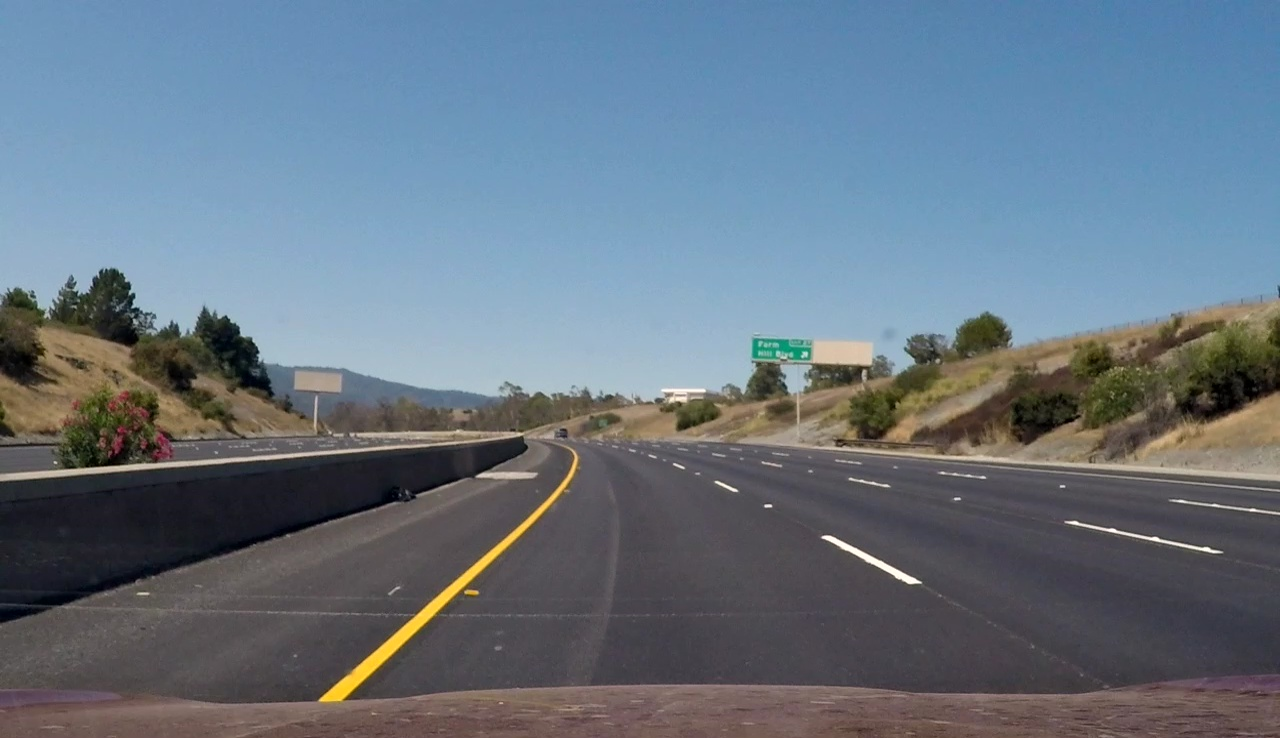
#> input picture test_images/test13.jpg, 1280 x 738 px; the run also reads 1 picture not shown here
$ jupyter execute --allow-errors project.ipynb   (shell and % lines are left out)   (older library calls are emulated)
#> lines starting #> are read from the running program, lines starting #| are printed output that depends on the picture
[cell 1]
###################################
#
# Calibration of the camera
#
##################################

import numpy as np
import cv2
import matplotlib.pyplot as plt
import matplotlib.image as mpimg
import glob

# Read in a calibration image
#
images = glob.glob('camera_cal/calibration*.jpg')

#plt.imshow(images)

# Arrays to store object points and image points from all the images

objpoints = [] #3D points in real world space
imgpoints = [] #2D points in image plane

# Prepare object points like (0,0,0), (1,0,0), (2,0,0), ..., (7,5,0)
objp = np.zeros((6*9,3), np.float32)
objp[:,:2] = np.mgrid[0:9,0:6].T.reshape(-1,2) #x,y coordinates

for fname in images:
    img = mpimg.imread(fname)
    # Convert the image in grayscale
    gray = cv2.cvtColor(img,cv2.COLOR_BGR2GRAY)

    # Find the cheesboard corners
    ret, corners = cv2.findChessboardCorners(gray, (9,6),None)

    # If corners are found, add object points, image points
    if ret == True:
        imgpoints.append(corners)
        objpoints.append(objp)

        # draw and display the corners
        img = cv2.drawChessboardCorners(img, (9,6), corners, ret)
        plt.figure()
        plt.imshow(img)

#> (the rest of this cell did not finish here and is left out)

#> (a cell that did not finish here is left out)

[cell 3]
#################################################
#
# Warp the image
#
#################################################

#Define perspective transform function
def warp(img, M):

    img = cv2.undistort(img, mtx, dist, None, mtx)

    img_size = (img.shape[1], img.shape[0])

    # Create a wrapped image - uses linear interpolation
    warped = cv2.warpPerspective(img, M, img_size, flags=cv2.INTER_LINEAR)

    return warped

#Define calibration box in source (original) and destination (desired or warped) coordinate
src = np.float32(
        [[305, 674],
         [1080, 674],
         [348, 639],
         [1028, 639]])
#> src = [[305, 674], [1080, 674], [348, 639], [1028, 639]]

#Four desired coordinates
dst = np.float32(
        [[310, 670],
         [1050, 670],
         [310, 640],
         [1050, 640]])

# Compute the perspective transform, M
M = cv2.getPerspectiveTransform(src, dst)
#> M = [[-0.702, -1.66, 1105.2], [1.07e-14, -2.28, 1042.6], [1.58e-17, -0.00257, 1]]
#> further down, img is the input picture: shape (738, 1280, 3); mean R, G, B 102.8, 116.8, 130.1

# Get perspective transform
#> (the rest of this cell did not finish here and is left out)

[cell 4]
def region_of_interest(img, vertices):
    """
    Applies an image mask.

    Only keeps the region of the image defined by the polygon
    formed from `vertices`. The rest of the image is set to black.
    """
    #defining a blank mask to start with
    mask = np.zeros_like(img)

    #defining a 3 channel or 1 channel color to fill the mask with depending on the input image
    if len(img.shape) > 2:
        channel_count = img.shape[2]  # i.e. 3 or 4 depending on your image
        ignore_mask_color = (255,) * channel_count
    else:
        ignore_mask_color = 255

    #filling pixels inside the polygon defined by "vertices" with the fill color
    cv2.fillPoly(mask, vertices, ignore_mask_color)

    #returning the image only where mask pixels are nonzero
    masked_image = cv2.bitwise_and(img, mask)
    return masked_image

#> (a cell that did not finish here is left out)

[cell 6]
from skimage import color

def convertColorSpace(img):

    imshape = img.shape


    # Grayscale image
    # NOTE: we already saw that standard grayscaling lost color information for the lane lines
    # Explore gradients in other colors spaces / color channels to see what might work better
    gray = cv2.cvtColor(img, cv2.COLOR_RGB2GRAY)

    # Sobel x
    sobelx = cv2.Sobel(gray, cv2.CV_64F, 1, 0) # Take the derivative in x
    abs_sobelx = np.absolute(sobelx) # Absolute x derivative to accentuate lines away from horizontal
    scaled_sobel_x = np.uint8(255*abs_sobelx/np.max(abs_sobelx))

    # Threshold x gradient
    thresh_min = 85
    thresh_max = 255
    sxbinary = np.zeros_like(scaled_sobel_x)
    sxbinary[(scaled_sobel_x >= thresh_min) & (scaled_sobel_x <= thresh_max)] = 1

    sobely = cv2.Sobel(gray, cv2.CV_64F, 0, 1) # Take the derivative in x
    abs_sobely = np.absolute(sobely) # Absolute x derivative to accentuate lines away from horizontal
    scaled_sobel_y = np.uint8(255*abs_sobely/np.max(abs_sobelx))
    scaled_sobel_y = np.uint8(255*abs_sobely/np.max(abs_sobelx))

    # Threshold y gradient
    thresh_min = 120
    thresh_max = 255
    sybinary = np.zeros_like(scaled_sobel_y)
    sybinary[(scaled_sobel_y >= thresh_min) & (scaled_sobel_y <= thresh_max)] = 1

    # Color Space B from LAB

    lab = color.rgb2lab(img)
#> lab: shape (738, 1280, 3) float64; mean of channels 0, 1, 2 48.1, -0.8, -8.2
    b_channel = lab[:,:,2]
    #b_channel = img[:,:,2]
    b_thresh_min = 100
    b_thresh_max = 255

    b_binary = np.zeros_like(b_channel)
    b_binary[(b_channel >= b_thresh_min) | (b_channel <= b_thresh_max)] = 1

    # Color Space R from RGB

    R = img[:,:,0]
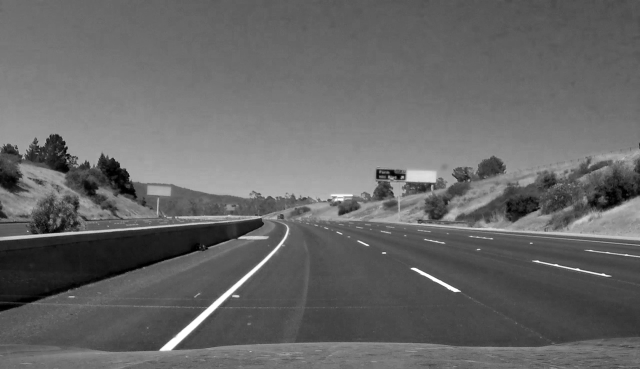
#> R: shape (738, 1280) (shown at 1/2 size); min 0, max 255, mean 102.8
    thresh = (100, 255)
    r_binary = np.zeros_like(R)
    r_binary[(R > thresh[0]) & (R <= thresh[1])] = 1

    # Color Space G from RGB

    G = img[:,:,1]
    thresh = (100, 255)
    g_binary = np.zeros_like(G)
    g_binary[(G > thresh[0]) & (G <= thresh[1])] = 1


    # HLS Space color

    hls = cv2.cvtColor(img, cv2.COLOR_RGB2HLS)
#> hls: shape (738, 1280, 3); mean of channels 0, 1, 2 91.6, 116.3, 58.9

    # Color space H
    h_channel = hls[:,:,0]
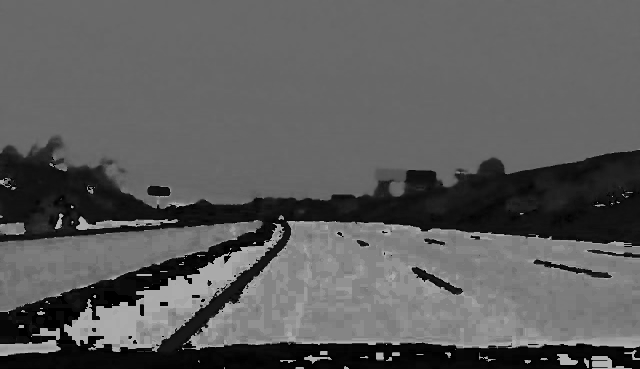
#> h_channel: shape (738, 1280) (shown at 1/2 size); min 0, max 180, mean 91.6

    h_thresh_min = 100
    h_thresh_max = 255
    h_binary = np.zeros_like(h_channel)
    h_binary[(h_channel >= h_thresh_min) & (h_channel <= h_thresh_max)] = 1

    # Color space L
    l_channel = hls[:,:,1]

    l_thresh_min = 100
    l_thresh_max = 255
    l_binary = np.zeros_like(l_channel)
    l_binary[(l_channel >= l_thresh_min) & (l_channel <= l_thresh_max)] = 1

    # Stack each channel to view their individual contributions in green and blue respectively
    # This returns a stack of the two binary images, whose components you can see as different colors


    # Color space S
    s_channel = hls[:,:,2]
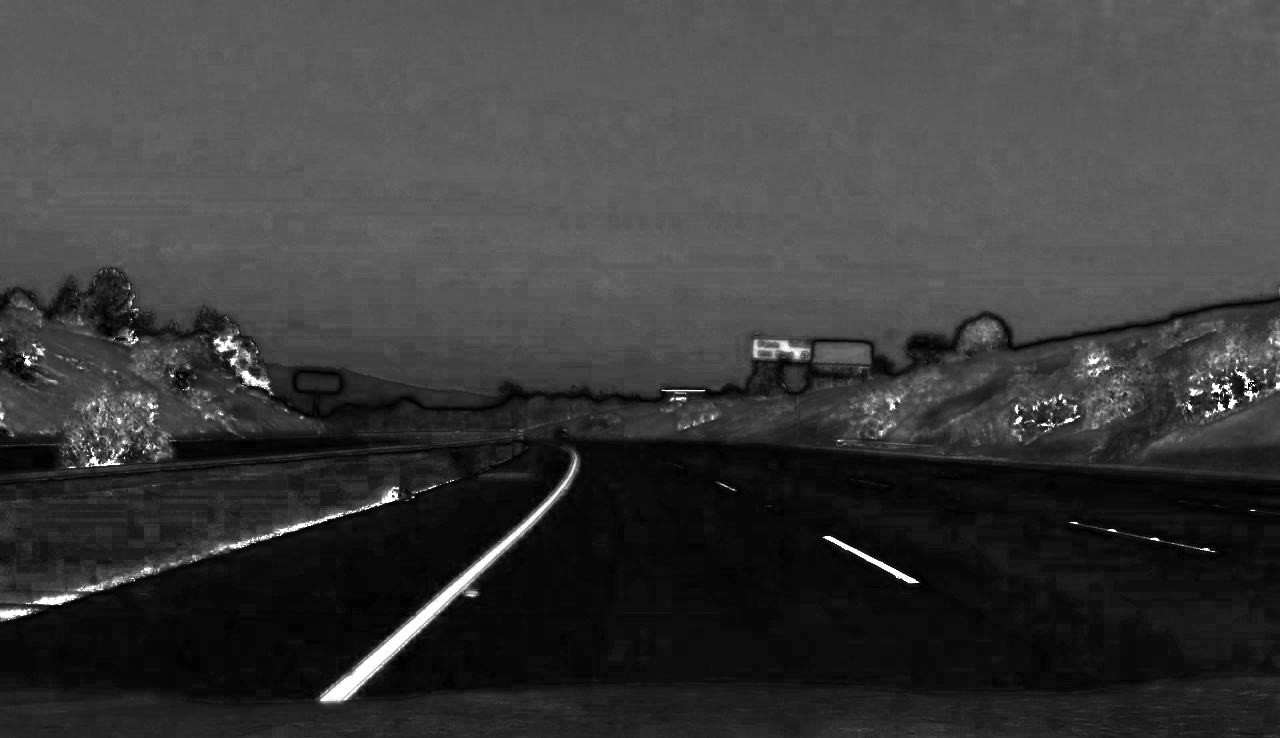
#> s_channel: shape (738, 1280); min 0, max 255, mean 58.9

    # Threshold color channel S
    s_thresh_min = 100
    s_thresh_max = 255
    s_binary = np.zeros_like(s_channel)
    s_binary[(s_channel >= s_thresh_min) & (s_channel <= s_thresh_max)] = 1

    # Stack each channel to view their individual contributions in green and blue respectively
    # This returns a stack of the two binary images, whose components you can see as different colors


    # If two of the three are activated, activate in the binary image
    combined_binary = np.zeros_like(sxbinary)

    combined_binary[((s_binary == 1) | (sxbinary == 1) | (sybinary == 1))  & ((l_binary == 1) | (sxbinary == 1) | (sybinary == 1)) & ((r_binary == 1) | (sxbinary == 1) | (sybinary == 1))  & ((g_binary == 1) | (sxbinary == 1) | (sybinary == 1)) & (((b_binary == 1) | ((sxbinary == 1) | (sybinary == 1)))) | ((h_binary == 1) & ((sxbinary == 1) | (sybinary == 1) ))] = 1

    vertices = np.array([[(180, 650),(600, 450), (700, 450), (1200, 650)]], dtype=np.int32)

    combined_binary = region_of_interest(combined_binary, vertices);
#> (the rest of the program and of its run is left out)
